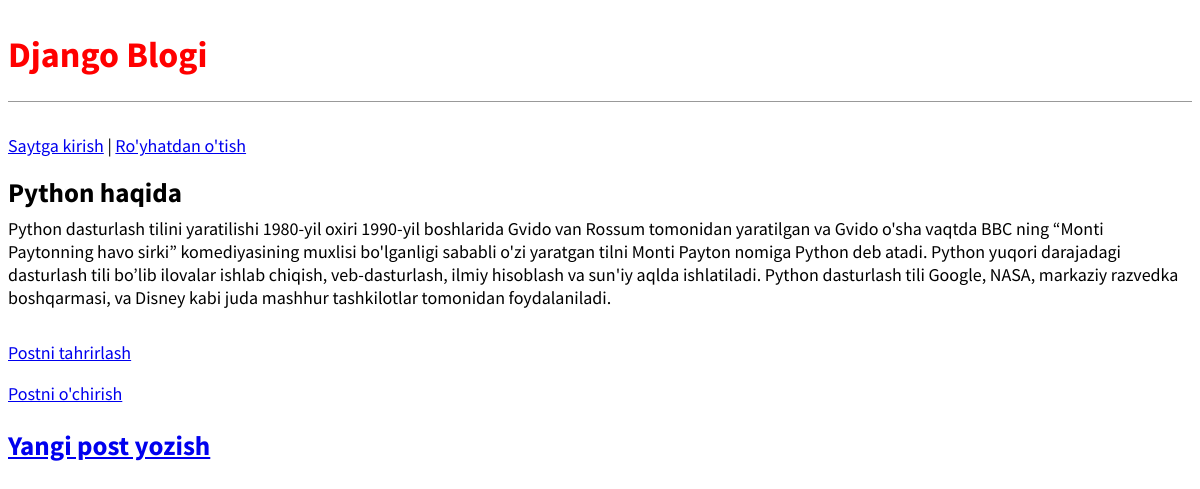
/post/5/, run on the app's committed database.
### blog/models.py (models this page shows, shortened)
class Post(models.Model):
    title=models.CharField(max_length=200)
    author=models.ForeignKey(
        'auth.User',
        on_delete=models.CASCADE,
    )
    body=models.TextField()

### blog/views.py (the view)
# urls.py: path('post/<int:pk>/',BlogDetailView.as_view(),name='post_detail'),
class BlogDetailView(DetailView):
    model=Post
    template_name='post_detail.html'

### templates/post_detail.html
{% extends 'base.html' %}
{% block content %}
<div class="post-entry">
    <h2>{{post.title}}</h2>
    <p>{{post.body}}</p>
</div>
<p><a href="{% url 'post_edit' post.pk %}">Postni tahrirlash</a></p>
<p><a href="{% url 'post_delete' post.pk %}">Postni o'chirish</a></p>
{% endblock content %}

### static/css/base.css (style rules this page uses)
body { font-family: 'Source Sans Pro', sans-serif; font-size: 18px; }
.post-entry { margin-bottom: 2rem; }
.post-entry h2 { margin: 0.5rem 0; }
.post-entry p { margin: 0; font-weight: 400; }

### data on the page
Post: title "Python haqida", body "Python dasturlash tilini yaratilishi 1980-yil oxiri 1990-yil boshlarida Gvido van Rossum tomonidan yaratilgan va Gvido o'sha vaqtda BBC ning “Monti Paytonning havo sirki” komediyasining muxlisi bo'lganligi sababli o'zi yaratgan tilni Monti Payton nomiga Python deb atadi. Python yuqori darajadagi dasturlash tili bo’lib ilovalar ishlab chiqish, veb-dasturlash, ilmiy hisoblash va sun'iy aqlda ishlatiladi. Python dasturlash tili Google, NASA, markaziy razvedka boshqarmasi, va Disney kabi juda mashhur tashkilotlar tomonidan foydalaniladi."
